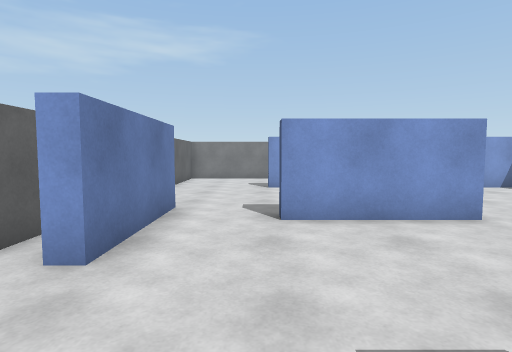
[1] (above)

24 first-person views from a walk through a Unity game level. The camera is 1.3 m above the floor, tilts 4° down and sees 80° across. The floor is counted in squares, 1 m on a side. Each view is taken from the middle of a square. On the plan, view 1 faces up. The plan holds only what a view shows up to about 14 squares ahead; the rest is blank. The place goes on beyond the plan. The player is left out.

[2]
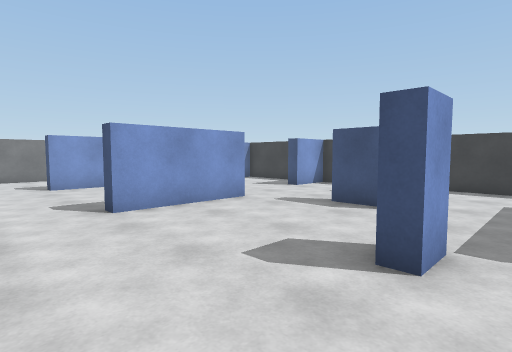

[3]
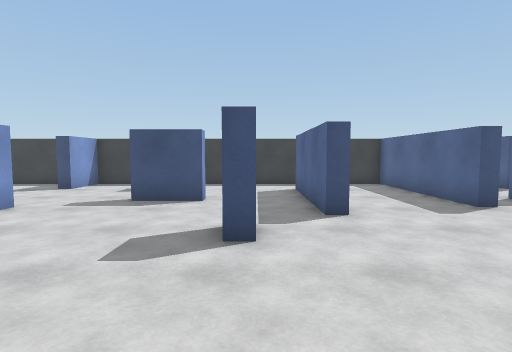

[4]
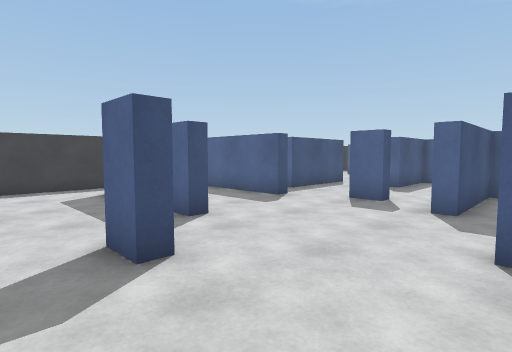

[5]
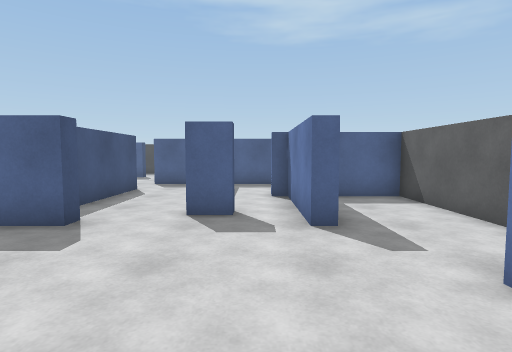

[6]
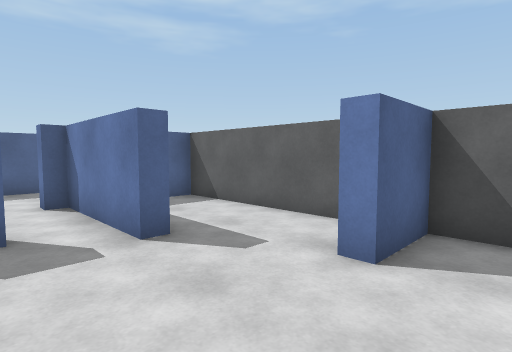

[7]
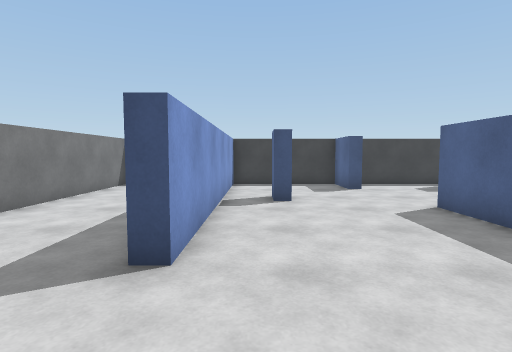

[8]
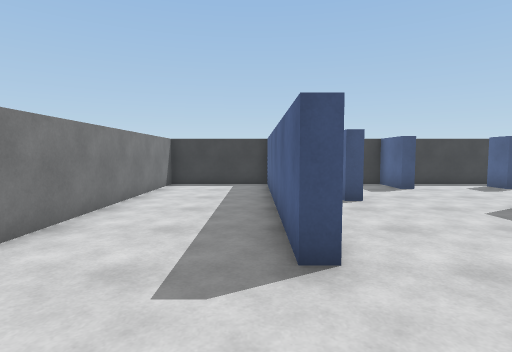

[9]
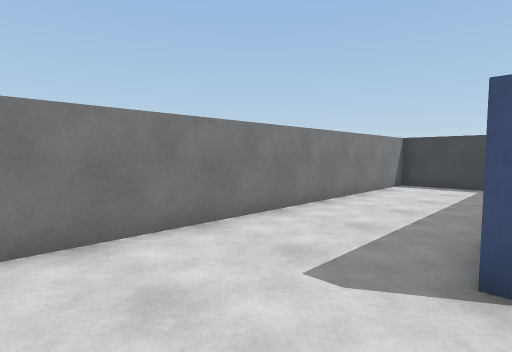

[10]
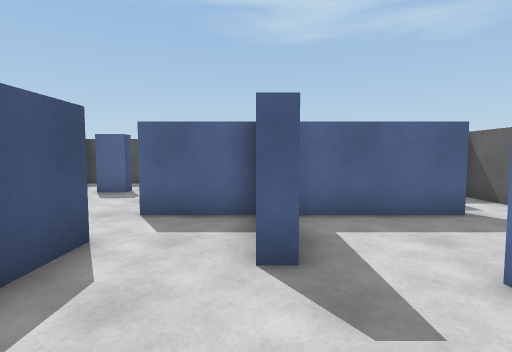

[11]
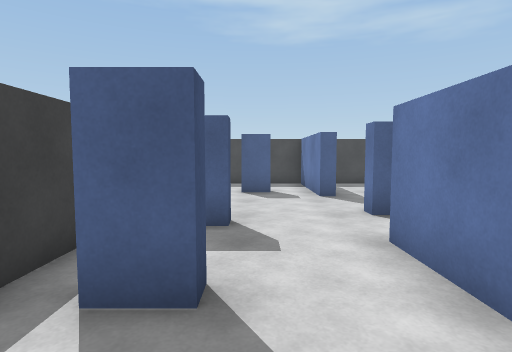

[12]
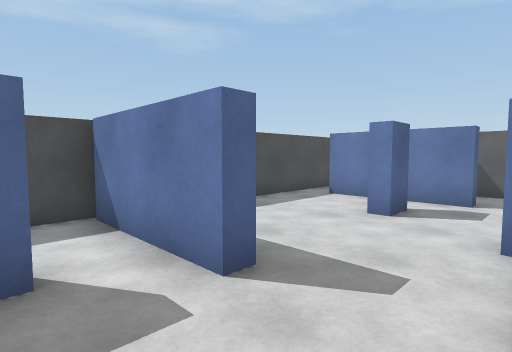

[13]
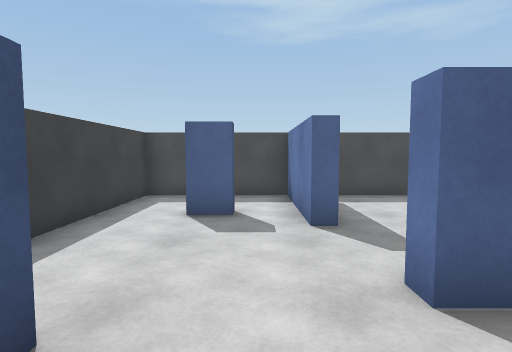

[14]
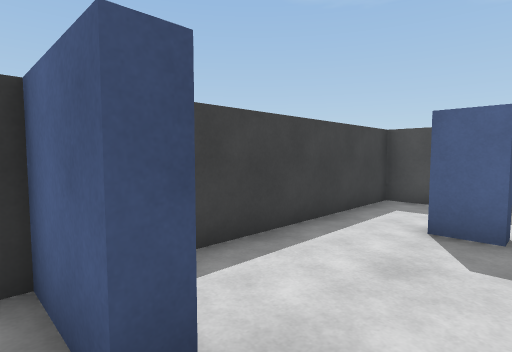

[15]
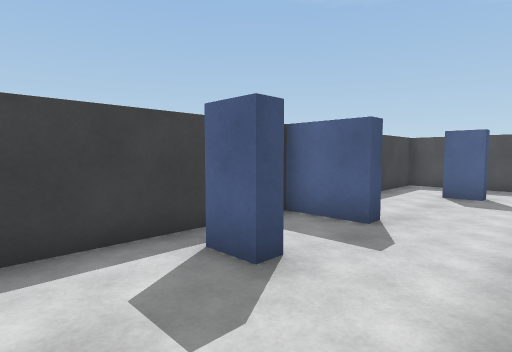

[16]
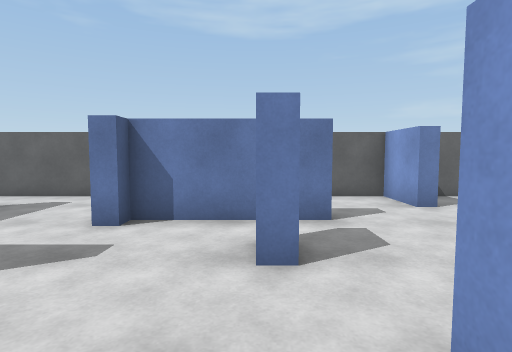

[17]
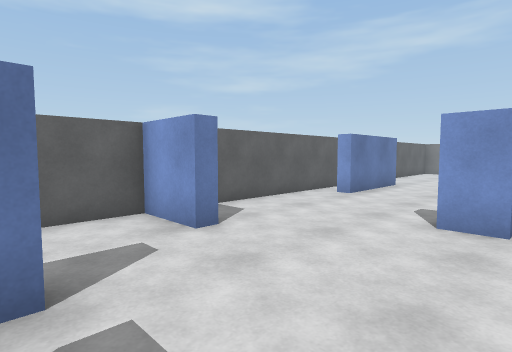

[18]
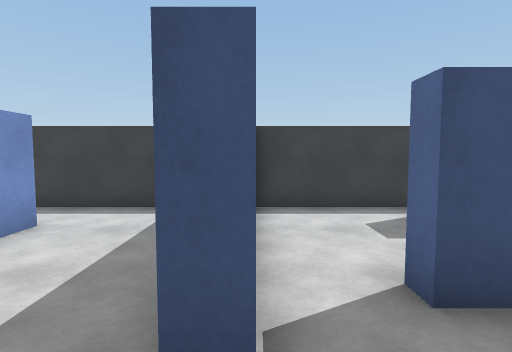

[19]
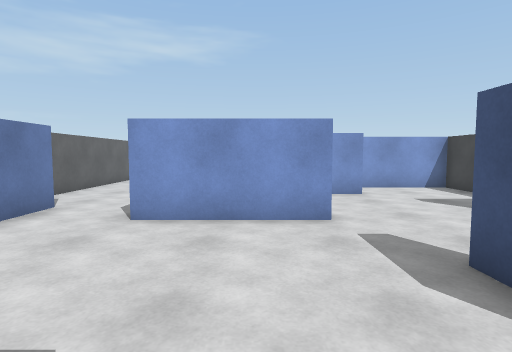

[20]
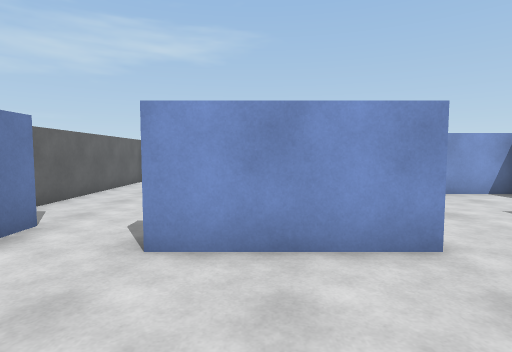

[21]
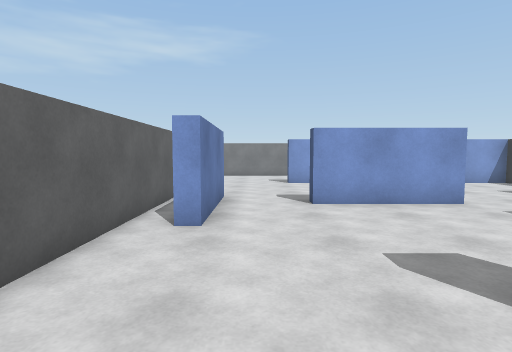

[22]
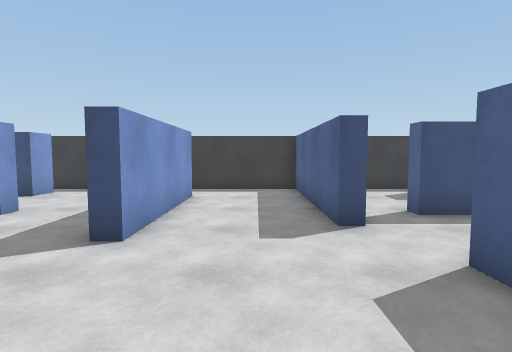

[23]
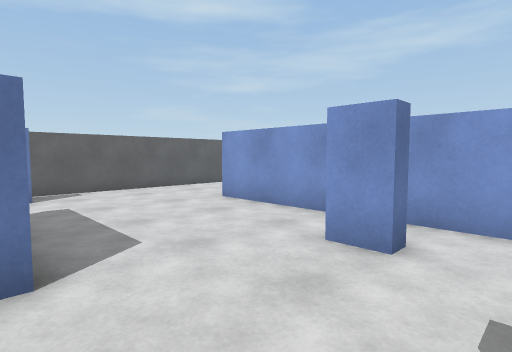

[24]
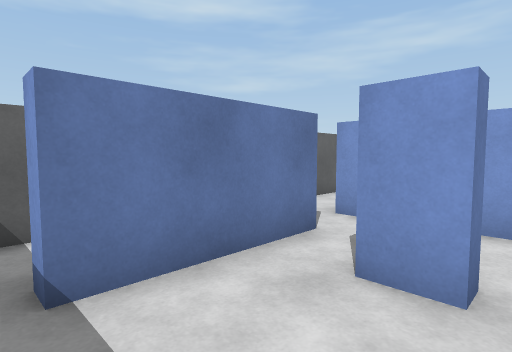

### Floor plan
Points are (right, up) in squares from view 1. A wall is a line through its corners. A room is listed if a view was taken in it or the views show most of it. See-through windows are left out.
Room 1 (views 1, 2, 3, 4, 5, 6, 7, 8, 9, 10, 15, 16, 17, 18, 19, 20, 21, 22, 23)
walls: (2.6, 0) (1.5, 0) (1.5, 0.5) (2.5, 0.5); (6, 1.5) (5.5, 1.5) (5.5, 3.5); (4.6, 6) (0.5, 6) (0.5, 6.5); (2.2, 6.5) (4.5, 6.5); (9.5, 3) (8.5, 3) (8.5, 3.5) (9.5, 3.5); (-2, 7.6) (-2, 3.5) (-2.5, 3.5); (5.5, 10) (5.5, 10.5) (6.5, 10.5) (6.5, 10) (5.5, 10); (8.5, -2) (3.5, -2) (3.5, -1.5) (8.5, -1.5); (4.5, -6.1) (4.5, -5.5) (10.5, -5.5) (10.5, 7) (8.5, 7) (8.5, 7.5) (10.5, 7.5) (10.5, 12) (0.5, 12) (0.5, 12.5) (9.6, 12.5); (1.5, -7.1) (1.5, -6.5) (2.5, -6.5) (2.5, -7); (10.5, 12.4) (10.5, 16.7) (-2.6, 16.7); (0.5, -9.5) (0.5, -10); (-3.5, 16) (-3.5, -2.5) (-1.5, -2.5) (-1.5, -3) (-3.5, -3) (-3.5, -9.5) (-0.5, -9.5) (-0.5, -5.5) (0, -5.5) (0, -9.5); (5.5, -11.5) (5.5, -7.5) (6, -7.5); (-3.5, -10.5) (-3.5, -14.5); (-1.6, -13.5) (2.5, -13.5) (2.5, -10.5) (3, -10.5)
ways out: opening at (6, -7) to room 2; opening at (4.5, -11) to room 3; opening at (-2.5, -14)
Room 2 (views 11, 13, 14)
walls: (8.5, -10) (8.5, -9.5) (9.5, -9.5); (6, -9.2) (6, -11.5); (8.5, -12.5) (10.5, -12.5) (10.5, -6)
ways out: opening at (6, -7) to room 1; opening at (7.5, -12) to room 3
Room 3 (view 12)
walls: (7.5, -18) (7.5, -17.5) (8.5, -17.5); (5.4, -16.5) (6, -16.5) (6, -20.7) (10.5, -20.7) (10.5, -14.2); (8.5, -13.1) (8.5, -12.5); (3, -13.5) (5.5, -13.5) (5.5, -14)
ways out: opening at (4.5, -11) to room 1; opening at (7.5, -12) to room 2; opening at (6, -15.5) to room 4
Room 4 (view 24)
walls: (0.4, -16.5) (1.5, -16.5) (1.5, -17) (0.5, -17); (-1, -15.5) (-1, -19.5) (-1.5, -19.5); (1.6, -14) (1.1, -14); (-1.6, -20.7) (4.4, -20.7)
ways out: opening at (6, -15.5) to room 3; opening at (-1, -20); opening at (-1, -15)

Where each view was taken, in squares from view 1:
view 1: 0 up, 0 right, facing up
view 2: 1 down, 2 left, facing up-right
view 3: 0 up, 3 left, facing right
view 4: 2 up, 2 left, facing down-right
view 5: 0 up, 1 right, facing down
view 6: 1 down, 2 right, facing down-left
view 7: 11 up, 3 left, facing right
view 8: 13 up, 3 left, facing right
view 9: 12 up, 3 left, facing up-right
view 10: 7 down, 3 right, facing down
view 11: 7 down, 8 right, facing down
view 12: 14 down, 8 right, facing down-left
view 13: 11 down, 7 right, facing down
view 14: 12 down, 7 right, facing down-right
view 15: 7 down, 6 right, facing down-right
view 16: 7 down, 6 right, facing left
view 17: 6 down, 3 right, facing up-left
view 18: 6 down, 3 right, facing right
view 19: 0 up, 3 right, facing up
view 20: 2 up, 2 right, facing up
view 21: 2 down, 1 left, facing up
view 22: 4 down, 1 left, facing right
view 23: 6 up, 8 right, facing up-left
view 24: 20 down, 2 right, facing up-left
